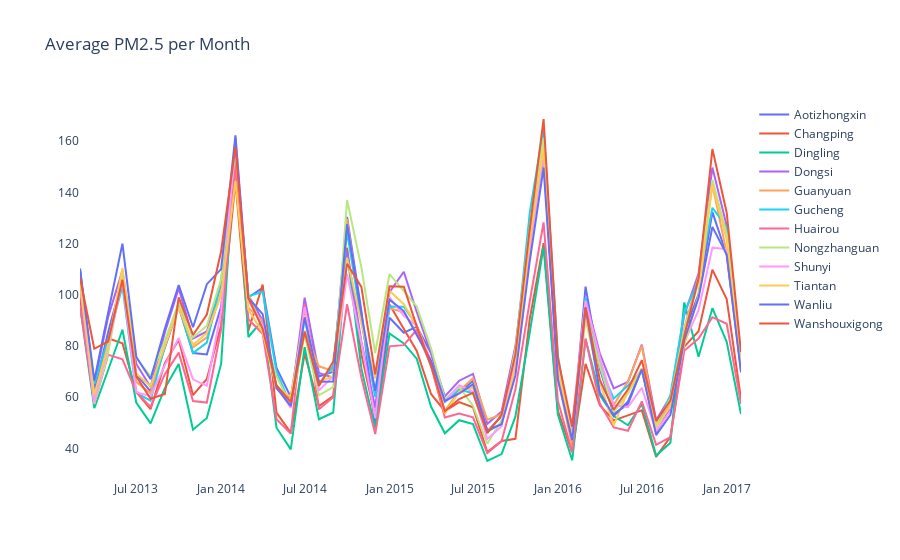

The notebook cell this image was saved under:
### Markdown cell above
#### PM2.5 (Particulate Matter 2.5)

### Code cell
v1 = df_new.drop(['No', 'day', 'hour'], axis=1).groupby(['station', 'year', 'month']).mean(numeric_only=True).reset_index()
v1['year_month'] = pd.to_datetime(dict(year=v1['year'], month=v1['month'], day=1))

fig = go.Figure()

for station in stations:
    fig.add_trace(go.Scatter(
        x=v1[v1['station'] == station]['year_month'],
        y=v1[v1['station'] == station]['PM2.5'], 
        mode='lines', 
        name=station 
    ))

fig.update_layout(
    title='Average PM2.5 per Month',
    showlegend=True,
    plot_bgcolor='white',
)
